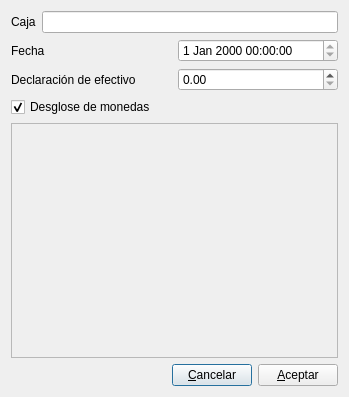
<?xml version="1.0" encoding="UTF-8"?>
<ui version="4.0">
 <class>EfectivoCaja</class>
 <widget class="QDialog" name="EfectivoCaja">
  <property name="geometry">
   <rect>
    <x>0</x>
    <y>0</y>
    <width>349</width>
    <height>397</height>
   </rect>
  </property>
  <property name="windowTitle">
   <string>Declaracion de efectivo</string>
  </property>
  <layout class="QVBoxLayout" name="verticalLayout">
   <item>
    <layout class="QHBoxLayout" name="horizontalLayout">
     <item>
      <widget class="QLabel" name="label">
       <property name="text">
        <string>Caja</string>
       </property>
      </widget>
     </item>
     <item>
      <widget class="QLineEdit" name="txtCaja">
       <property name="readOnly">
        <bool>true</bool>
       </property>
      </widget>
     </item>
    </layout>
   </item>
   <item>
    <layout class="QHBoxLayout" name="horizontalLayout_2">
     <item>
      <widget class="QLabel" name="label_2">
       <property name="text">
        <string>Fecha</string>
       </property>
      </widget>
     </item>
     <item>
      <widget class="QDateTimeEdit" name="txtFecha">
       <property name="readOnly">
        <bool>true</bool>
       </property>
      </widget>
     </item>
    </layout>
   </item>
   <item>
    <layout class="QHBoxLayout" name="horizontalLayout_3">
     <item>
      <widget class="QLabel" name="label_3">
       <property name="text">
        <string>Declaración de efectivo</string>
       </property>
      </widget>
     </item>
     <item>
      <widget class="QDoubleSpinBox" name="spinTotal">
       <property name="maximum">
        <double>99990000.000000000000000</double>
       </property>
      </widget>
     </item>
    </layout>
   </item>
   <item>
    <widget class="QCheckBox" name="checkBox">
     <property name="text">
      <string>Desglose de monedas</string>
     </property>
     <property name="checked">
      <bool>true</bool>
     </property>
    </widget>
   </item>
   <item>
    <widget class="QFrame" name="frame">
     <property name="sizePolicy">
      <sizepolicy hsizetype="Preferred" vsizetype="MinimumExpanding">
       <horstretch>0</horstretch>
       <verstretch>0</verstretch>
      </sizepolicy>
     </property>
     <property name="frameShape">
      <enum>QFrame::StyledPanel</enum>
     </property>
     <property name="frameShadow">
      <enum>QFrame::Raised</enum>
     </property>
    </widget>
   </item>
   <item>
    <layout class="QHBoxLayout" name="horizontalLayout_4">
     <item>
      <spacer name="horizontalSpacer">
       <property name="orientation">
        <enum>Qt::Horizontal</enum>
       </property>
       <property name="sizeHint" stdset="0">
        <size>
         <width>40</width>
         <height>20</height>
        </size>
       </property>
      </spacer>
     </item>
     <item>
      <widget class="QPushButton" name="btnCancelar">
       <property name="text">
        <string>&amp;Cancelar</string>
       </property>
      </widget>
     </item>
     <item>
      <widget class="QPushButton" name="btnAceptar">
       <property name="text">
        <string>&amp;Aceptar</string>
       </property>
      </widget>
     </item>
    </layout>
   </item>
  </layout>
 </widget>
 <resources/>
 <connections>
  <connection>
   <sender>btnCancelar</sender>
   <signal>clicked()</signal>
   <receiver>EfectivoCaja</receiver>
   <slot>reject()</slot>
   <hints>
    <hint type="sourcelabel">
     <x>199</x>
     <y>377</y>
    </hint>
    <hint type="destinationlabel">
     <x>141</x>
     <y>377</y>
    </hint>
   </hints>
  </connection>
 </connections>
</ui>
